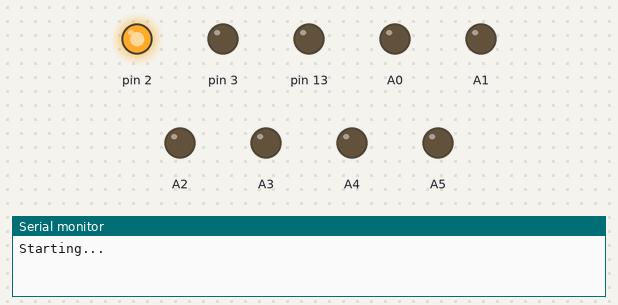
A sketch run on a simulated Arduino Uno, built with avr-gcc and run on an emulated ATmega328P. Shown: output pins drawn as LEDs (lit = HIGH), the last lines printed to the serial monitor.

Above: at 0.03 s.
At 0.44 s:
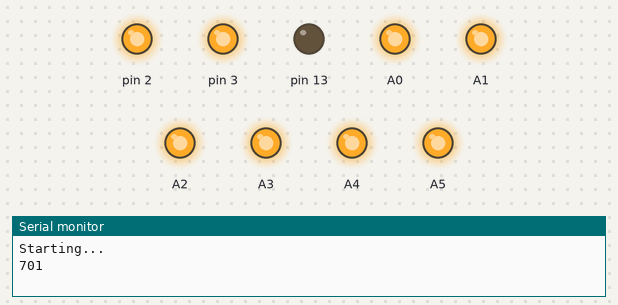
At 0.89 s:
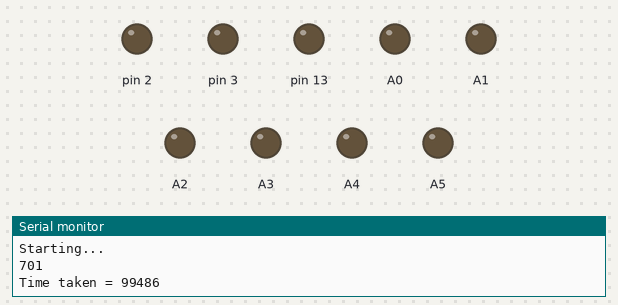
At 1.3 s:
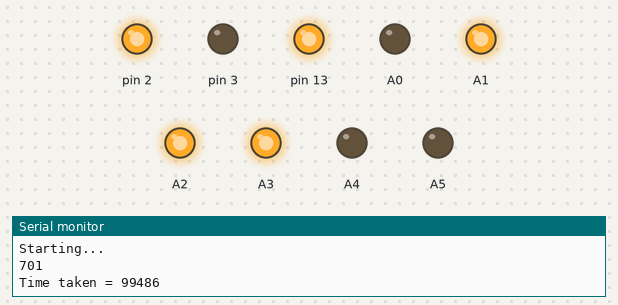
At 2.14 s:
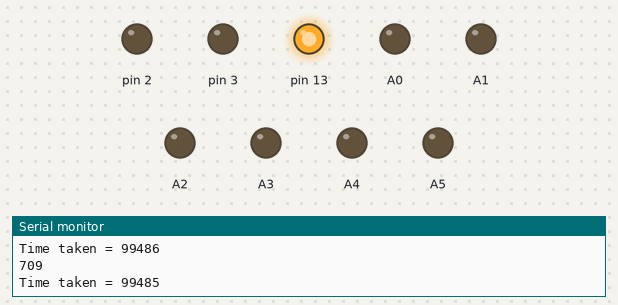
At 2.97 s:
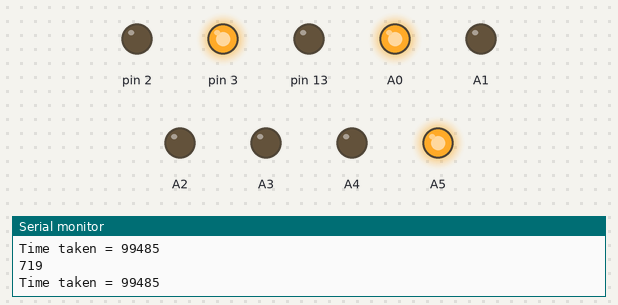
Timing chart, 0 to 3.3 s (numbered marks = the images above):
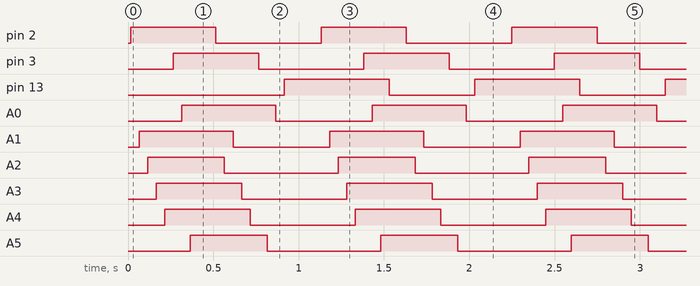

The sketch:

sketch_dec18a.ino
```cpp
long count = 700; //Start at 2- 1 doesn't count
long printDelay = 100000; //Minimum prime number delay

void setup() {
  Serial.begin(9600);
  Serial.println("Starting...");
  pinMode(2, OUTPUT);
  pinMode(13, OUTPUT);
  pinMode(A1, OUTPUT);
  pinMode(A2, OUTPUT);
  pinMode(A3, OUTPUT);
  pinMode(A4, OUTPUT);
  pinMode(A5, OUTPUT);
  pinMode(3, OUTPUT);
  pinMode(A0, OUTPUT);
}

void loop() {
  unsigned long start = millis();
  if(isPrime(count)) {
    digitalWrite(2, HIGH);   // turn the LED on (HIGH is the voltage level)
    delay(50);
    digitalWrite(A1, HIGH);
    delay(50);
    digitalWrite(A2, HIGH);
    delay(50);
    digitalWrite(A3, HIGH);
    delay(50);
    digitalWrite(A4, HIGH);
    delay(50);
    digitalWrite(3, HIGH);
    delay(50);
    digitalWrite(A0, HIGH);
    delay(50);
    digitalWrite(A5, HIGH);
    delay(50);
    digitalWrite(13, LOW);   // turn the LED on (HIGH is the voltage level)
    Serial.println(count);
    delay(100);   // wait for a second

    if(millis() - start < printDelay) {
      Serial.print("Time taken = ");
      Serial.println(abs(printDelay - (millis() - start)));
      digitalWrite(2, LOW);    // turn the LED off by making the voltage LOW
      delay(50);
      digitalWrite(A2, LOW);
      delay(50);
      digitalWrite(A1, LOW);
      delay(50);
      digitalWrite(A3, LOW);
      delay(50);
      digitalWrite(A4, LOW);
      delay(50);
      digitalWrite(3, LOW);
      delay(50);
      digitalWrite(A5, LOW);
      delay(50);
      digitalWrite(A0, LOW);
      delay(50);
      digitalWrite(13, HIGH);    // turn the LED off by making the voltage LOW
      delay(200);                       // wait for a second
    }
  }
  count++;
}

boolean isPrime(long x) {
  boolean prime = true;

  for(long i = 2; i <= x/2; i++) { //Loop every number up to half
    if(x % i == 0) { //If it's divisible...
      prime = false; //It isn't prime!
      break;
    }
  }

  return prime;
}
```

Measured:
- by itself, pin 2, pin 3, A3, A4: alternates HIGH for 0.50 s and LOW for 0.62 s
- by itself, pin 13: alternates HIGH for 0.62 s and LOW for 0.50 s
- by itself, A0, A1: alternates HIGH for 0.55 s and LOW for 0.57 s
- by itself, A2, A5: alternates HIGH for 0.45 s and LOW for 0.67 s
